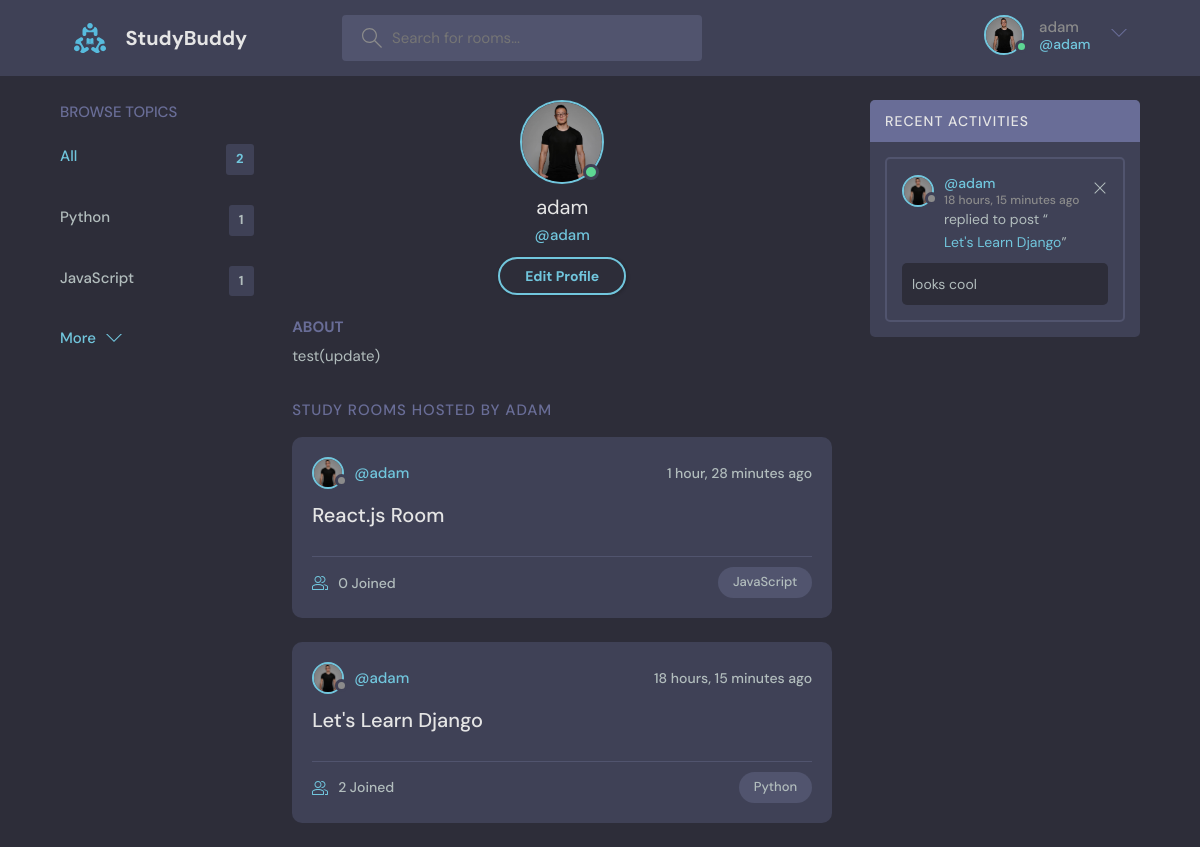
Page /profile/1 (signed in) on the committed database.
### base/models.py (models this page shows, shortened)
class User(AbstractUser):
    name = models.CharField(max_length=200, null=True)
    email = models.EmailField(unique=True, null=True)
    bio = models.TextField(null=True)
    avatar = models.ImageField(null=True, default="avatar.svg")
    USERNAME_FIELD = 'email'
    REQUIRED_FIELDS = []

class Topic(models.Model):
    name = models.CharField(max_length=200)

class Room(models.Model):
    host = models.ForeignKey(User, on_delete=models.SET_NULL, null=True)
    topic = models.ForeignKey(Topic, on_delete=models.SET_NULL, null=True)
    name = models.CharField(max_length=200)
    description = models.TextField(null=True, blank=True)
    participants = models.ManyToManyField(
        User, related_name='participants', blank=True)
    updated = models.DateTimeField(auto_now=True)
    created = models.DateTimeField(auto_now_add=True)
    class Meta:
        ordering = ['-updated', '-created']
    def __str__(self):
        return self.name

class Message(models.Model):
    user = models.ForeignKey(User, on_delete=models.CASCADE)
    room = models.ForeignKey(Room, on_delete=models.CASCADE)
    body = models.TextField()
    updated = models.DateTimeField(auto_now=True)
    created = models.DateTimeField(auto_now_add=True)
    class Meta:
        ordering = ['-updated', '-created']

### base/views.py (the view)
# urls.py: path('profile/<str:pk>', views.userProfile, name="user-profile"),
def userProfile(request, pk):
    user = User.objects.get(id=pk)
    rooms = user.room_set.all()
    room_messages = user.message_set.all()
    topics = Topic.objects.all()
    context = {'user': user, 'rooms': rooms,
               'room_messages': room_messages, 'topics': topics}
    return render(request, 'base/profile.html', context)

### base/templates/base/profile.html
{% extends 'main.html' %}
{% block content %}
<main class="profile-page layout layout--3">
  <div class="container">
    {% include 'base/topics_component.html' %}
    <div class="roomList">
      <div class="profile">
        <div class="profile__avatar">
          <div class="avatar avatar--large active">
            <img src="{{user.avatar.url}}" />
          </div>
        </div>
        <div class="profile__info">
          <h3>{{user.username}}</h3>
          <p>@{{user.username}}</p>
          {% if request.user == user %}
          <a href="{% url 'update-user' %}" class="btn btn--main btn--pill">Edit Profile</a>
          {% endif %}
        </div>
        <div class="profile__about">
          <h3>About</h3>
          <p>{{user.bio}} </p>
        </div>
      </div>
      <div class="roomList__header">
        <div>
          <h2>Study Rooms Hosted by {{user.username}}</a>
          </h2>
        </div>
      </div>
      {% include 'base/feed_component.html' %}
    </div>
    {% include 'base/activity_component.html' %}
  </div>
</main>
{% endblock content %}

### templates/navbar.html (shortened to what this page needs)
{% load static %}
<header class="header header--loggedIn">
    <div class="container">
        <a href="{% url 'home' %}" class="header__logo">
            <img src="{% static 'images/logo.svg' %}" />
            <h1>StudyBuddy</h1>
        </a>
        <form class="header__search" method="GET" action="{% url 'home' %}">
            <label>
                <input name="q" placeholder="Search for rooms..." />
            </label>
        </form>
        <nav class="header__menu">
            {% if request.user.is_authenticated %}
            <div class="header__user">
                <a href="{% url 'update-user' %}">
                    <div class="avatar avatar--medium active">
                        <img src="{{request.user.avatar.url}}" />
                    </div>
                    <p>{{request.user.username}} <span>@{{request.user.username}}</span></p>
                </a>
                <button class="dropdown-button">
                    <svg version="1.1" xmlns="http://www.w3.org/2000/svg" width="32" height="32" viewBox="0 0 32 32">
                        <title>chevron-down</title>
                        <path d="M16 21l-13-13h-3l16 16 16-16h-3l-13 13z"></path>
                    </svg>
                </button>
            </div>
            {% else %}
            <a href="{% url 'login' %}">
                <img src="{% static 'images/avatar.svg' %}" />
                <p>Login</p>
            </a>
            {% endif %}
        </nav>
    </div>
</header>

### base/templates/base/topics_component.html
<div class="topics">
    <div class="topics__header">
        <h2>Browse Topics</h2>
    </div>
    <ul class="topics__list">
        <li>
            <a href="{% url 'home' %}" class="active">All <span>{{topics.count}}</span></a>
        </li>
        {% for topic in topics %}
        <li>
            <a href="{% url 'home' %}?q={{topic.name}}">{{topic.name}} <span>{{topic.room_set.all.count}}</span></a>
        </li>
        {% endfor %}
    </ul>
    <a class="btn btn--link" href="{% url 'topics' %}">
        More
        <svg version="1.1" xmlns="http://www.w3.org/2000/svg" width="32" height="32" viewBox="0 0 32 32">
            <title>chevron-down</title>
            <path d="M16 21l-13-13h-3l16 16 16-16h-3l-13 13z"></path>
        </svg>
    </a>
</div>

### base/templates/base/feed_component.html (shortened to what this page needs)
{% for room in rooms %}
<div class="roomListRoom">
    <div class="roomListRoom__header">
        <a href="{% url 'user-profile' room.host.id %}" class="roomListRoom__author">
            <div class="avatar avatar--small">
                <img src="{{room.host.avatar.url}}" />
            </div>
            <span>@{{room.host.username}}</span>
        </a>
        <div class="roomListRoom__actions">
            <span>{{room.created|timesince}} ago</span>
        </div>
    </div>
    <div class="roomListRoom__content">
        <a href="{% url 'room' room.id %}">{{room.name}}</a>
    </div>
    <div class="roomListRoom__meta">
        <a href="{% url 'room' room.id %}" class="roomListRoom__joined">
            {{room.participants.all.count}} Joined
        </a>
        <p class="roomListRoom__topic">{{room.topic.name}}</p>
    </div>
</div>
{% endfor %}

### base/templates/base/activity_component.html
<div class="activities">
    <div class="activities__header">
        <h2>Recent Activities</h2>
    </div>
    {% for message in room_messages %}
    <div class="activities__box">
        <div class="activities__boxHeader roomListRoom__header">
            <a href="{% url 'user-profile' message.user.id %}" class="roomListRoom__author">
                <div class="avatar avatar--small">
                    <img src="{{message.user.avatar.url}}" />
                </div>
                <p>
                    @{{message.user.username}}
                    <span>{{message.created|timesince}} ago</span>
                </p>
            </a>
            {% if request.user == message.user%}
            <div class="roomListRoom__actions">
                <a href="{% url 'delete-message' message.id %}">
                    <svg version="1.1" xmlns="http://www.w3.org/2000/svg" width="32" height="32" viewBox="0 0 32 32">
                        <title>remove</title>
                        <path
                            d="M27.314 6.019l-1.333-1.333-9.98 9.981-9.981-9.981-1.333 1.333 9.981 9.981-9.981 9.98 1.333 1.333 9.981-9.98 9.98 9.98 1.333-1.333-9.98-9.98 9.98-9.981z">
                        </path>
                    </svg>
                </a>
            </div>
            {% endif %}
        </div>
        <div class="activities__boxContent">
            <p>replied to post “<a href="{% url 'room' message.room.id %}">{{message.room}}</a>”</p>
            <div class="activities__boxRoomContent">{{message.body}} </div>
        </div>
    </div>
    {% endfor %}
</div>

### rows in the picture
User: user.avatar (picture), user.username "adam", avatar (picture), username "adam", bio "test(update)", username "ADAM"
Topic: name "Python", room_set.all.count "1"
Topic: name "JavaScript", room_set.all.count "1"
Room: host.avatar (picture), host.username "adam", created "1 hour, 28 minutes", name "React.js Room", participants.all.count "0", topic.name "JavaScript"
Room: host.avatar (picture), host.username "adam", created "18 hours, 15 minutes", name "Let's Learn Django", participants.all.count "2", topic.name "Python"
Message: user.avatar (picture), user.username "adam", created "18 hours, 15 minutes", room "Let's Learn Django", body "looks cool"

### other values in the picture
{{ topics.count }} "2"
